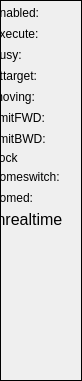
  <widget class="caFrame" name="StatusFrame">
   <property name="geometry">
    <rect>
     <x>232</x>
     <y>30</y>
     <width>82</width>
     <height>381</height>
    </rect>
   </property>
   <property name="minimumSize">
    <size>
     <width>0</width>
     <height>20</height>
    </size>
   </property>
   <property name="frameShape">
    <enum>QFrame::Box</enum>
   </property>
   <widget class="caLabel" name="calabel_65">
    <property name="geometry">
     <rect>
      <x>-7</x>
      <y>130</y>
      <width>69</width>
      <height>18</height>
     </rect>
    </property>
    <property name="minimumSize">
     <size>
      <width>69</width>
      <height>18</height>
     </size>
    </property>
    <property name="text">
     <string>limitBWD:</string>
    </property>
   </widget>
   <widget class="caLabel" name="calabel_56">
    <property name="geometry">
     <rect>
      <x>-7</x>
      <y>25</y>
      <width>69</width>
      <height>18</height>
     </rect>
    </property>
    <property name="minimumSize">
     <size>
      <width>69</width>
      <height>18</height>
     </size>
    </property>
    <property name="text">
     <string>execute:</string>
    </property>
   </widget>
   <widget class="caLabel" name="calabel_52">
    <property name="geometry">
     <rect>
      <x>-7</x>
      <y>4</y>
      <width>69</width>
      <height>18</height>
     </rect>
    </property>
    <property name="minimumSize">
     <size>
      <width>69</width>
      <height>18</height>
     </size>
    </property>
    <property name="text">
     <string>enabled:</string>
    </property>
   </widget>
   <widget class="caLed" name="caled_25">
    <property name="geometry">
     <rect>
      <x>65</x>
      <y>46</y>
      <width>14</width>
      <height>18</height>
     </rect>
    </property>
    <property name="rectangular">
     <bool>true</bool>
    </property>
    <property name="gradientEnabled">
     <bool>false</bool>
    </property>
    <property name="ledWidth">
     <number>12</number>
    </property>
    <property name="ledHeight">
     <number>12</number>
    </property>
    <property name="channel" stdset="0">
     <string notr="true">$(SYS):$(Axis)-Busy</string>
    </property>
    <property name="falseColor">
     <color>
      <red>0</red>
      <green>85</green>
      <blue>0</blue>
     </color>
    </property>
    <property name="trueColor">
     <color>
      <red>170</red>
      <green>0</green>
      <blue>0</blue>
     </color>
    </property>
   </widget>
   <widget class="caLabel" name="calabel_50">
    <property name="geometry">
     <rect>
      <x>-7</x>
      <y>210</y>
      <width>69</width>
      <height>18</height>
     </rect>
    </property>
    <property name="minimumSize">
     <size>
      <width>69</width>
      <height>18</height>
     </size>
    </property>
    <property name="font">
     <font>
      <pointsize>12</pointsize>
     </font>
    </property>
    <property name="text">
     <string>inrealtime:</string>
    </property>
   </widget>
   <widget class="caLed" name="caled_30">
    <property name="geometry">
     <rect>
      <x>65</x>
      <y>168</y>
      <width>14</width>
      <height>18</height>
     </rect>
    </property>
    <property name="rectangular">
     <bool>true</bool>
    </property>
    <property name="gradientEnabled">
     <bool>false</bool>
    </property>
    <property name="ledWidth">
     <number>12</number>
    </property>
    <property name="ledHeight">
     <number>12</number>
    </property>
    <property name="channel" stdset="0">
     <string notr="true">$(SYS):$(Axis)-HomeSwitch</string>
    </property>
    <property name="falseColor">
     <color>
      <red>0</red>
      <green>0</green>
      <blue>127</blue>
     </color>
    </property>
    <property name="trueColor">
     <color>
      <red>0</red>
      <green>85</green>
      <blue>0</blue>
     </color>
    </property>
   </widget>
   <widget class="caLed" name="caled_33">
    <property name="geometry">
     <rect>
      <x>65</x>
      <y>88</y>
      <width>14</width>
      <height>18</height>
     </rect>
    </property>
    <property name="rectangular">
     <bool>true</bool>
    </property>
    <property name="gradientEnabled">
     <bool>false</bool>
    </property>
    <property name="ledWidth">
     <number>12</number>
    </property>
    <property name="ledHeight">
     <number>12</number>
    </property>
    <property name="channel" stdset="0">
     <string notr="true">$(SYS):$(Axis)-Moving</string>
    </property>
    <property name="falseColor">
     <color>
      <red>160</red>
      <green>160</green>
      <blue>160</blue>
     </color>
    </property>
    <property name="trueColor">
     <color>
      <red>0</red>
      <green>0</green>
      <blue>127</blue>
     </color>
    </property>
   </widget>
   <widget class="caLed" name="caled_27">
    <property name="geometry">
     <rect>
      <x>65</x>
      <y>130</y>
      <width>14</width>
      <height>18</height>
     </rect>
    </property>
    <property name="rectangular">
     <bool>true</bool>
    </property>
    <property name="gradientEnabled">
     <bool>false</bool>
    </property>
    <property name="ledWidth">
     <number>12</number>
    </property>
    <property name="ledHeight">
     <number>12</number>
    </property>
    <property name="channel" stdset="0">
     <string notr="true">$(SYS):$(Axis)-LimBwd</string>
    </property>
    <property name="falseColor">
     <color>
      <red>255</red>
      <green>85</green>
      <blue>0</blue>
     </color>
    </property>
    <property name="trueColor">
     <color>
      <red>0</red>
      <green>85</green>
      <blue>0</blue>
     </color>
    </property>
   </widget>
   <widget class="caLabel" name="calabel_66">
    <property name="geometry">
     <rect>
      <x>-7</x>
      <y>168</y>
      <width>69</width>
      <height>18</height>
     </rect>
    </property>
    <property name="minimumSize">
     <size>
      <width>69</width>
      <height>18</height>
     </size>
    </property>
    <property name="text">
     <string>homeswitch:</string>
    </property>
   </widget>
   <widget class="caLabel" name="calabel_53">
    <property name="geometry">
     <rect>
      <x>-7</x>
      <y>88</y>
      <width>69</width>
      <height>18</height>
     </rect>
    </property>
    <property name="minimumSize">
     <size>
      <width>69</width>
      <height>18</height>
     </size>
    </property>
    <property name="text">
     <string>moving:</string>
    </property>
   </widget>
   <widget class="caLed" name="caled_29">
    <property name="geometry">
     <rect>
      <x>65</x>
      <y>67</y>
      <width>14</width>
      <height>18</height>
     </rect>
    </property>
    <property name="rectangular">
     <bool>true</bool>
    </property>
    <property name="gradientEnabled">
     <bool>false</bool>
    </property>
    <property name="ledWidth">
     <number>12</number>
    </property>
    <property name="ledHeight">
     <number>12</number>
    </property>
    <property name="channel" stdset="0">
     <string notr="true">$(SYS):$(Axis)-AtTarget</string>
    </property>
    <property name="falseColor">
     <color>
      <red>160</red>
      <green>160</green>
      <blue>160</blue>
     </color>
    </property>
    <property name="trueColor">
     <color>
      <red>0</red>
      <green>85</green>
      <blue>0</blue>
     </color>
    </property>
   </widget>
   <widget class="caLed" name="caled_24">
    <property name="geometry">
     <rect>
      <x>65</x>
      <y>25</y>
      <width>14</width>
      <height>18</height>
     </rect>
    </property>
    <property name="rectangular">
     <bool>true</bool>
    </property>
    <property name="gradientEnabled">
     <bool>false</bool>
    </property>
    <property name="ledWidth">
     <number>12</number>
    </property>
    <property name="ledHeight">
     <number>12</number>
    </property>
    <property name="channel" stdset="0">
     <string notr="true">$(SYS):$(Axis)-ExeCmd-RB</string>
    </property>
    <property name="falseColor">
     <color>
      <red>160</red>
      <green>160</green>
      <blue>160</blue>
     </color>
    </property>
    <property name="trueColor">
     <color>
      <red>0</red>
      <green>0</green>
      <blue>127</blue>
     </color>
    </property>
   </widget>
   <widget class="caLabel" name="calabel_51">
    <property name="geometry">
     <rect>
      <x>-7</x>
      <y>67</y>
      <width>69</width>
      <height>18</height>
     </rect>
    </property>
    <property name="minimumSize">
     <size>
      <width>69</width>
      <height>18</height>
     </size>
    </property>
    <property name="text">
     <string>attarget:</string>
    </property>
   </widget>
   <widget class="caLed" name="caled_28">
    <property name="geometry">
     <rect>
      <x>65</x>
      <y>210</y>
      <width>14</width>
      <height>18</height>
     </rect>
    </property>
    <property name="rectangular">
     <bool>true</bool>
    </property>
    <property name="gradientEnabled">
     <bool>false</bool>
    </property>
    <property name="ledWidth">
     <number>12</number>
    </property>
    <property name="ledHeight">
     <number>12</number>
    </property>
    <property name="channel" stdset="0">
     <string notr="true">$(SYS):$(Axis)-InRT</string>
    </property>
    <property name="falseColor">
     <color>
      <red>160</red>
      <green>160</green>
      <blue>160</blue>
     </color>
    </property>
    <property name="trueColor">
     <color>
      <red>0</red>
      <green>85</green>
      <blue>0</blue>
     </color>
    </property>
   </widget>
   <widget class="caLabel" name="calabel_55">
    <property name="geometry">
     <rect>
      <x>-7</x>
      <y>46</y>
      <width>69</width>
      <height>18</height>
     </rect>
    </property>
    <property name="minimumSize">
     <size>
      <width>69</width>
      <height>18</height>
     </size>
    </property>
    <property name="text">
     <string>busy:</string>
    </property>
   </widget>
   <widget class="caLed" name="caled_32">
    <property name="geometry">
     <rect>
      <x>65</x>
      <y>109</y>
      <width>14</width>
      <height>18</height>
     </rect>
    </property>
    <property name="rectangular">
     <bool>true</bool>
    </property>
    <property name="gradientEnabled">
     <bool>false</bool>
    </property>
    <property name="ledWidth">
     <number>12</number>
    </property>
    <property name="ledHeight">
     <number>12</number>
    </property>
    <property name="channel" stdset="0">
     <string notr="true">$(SYS):$(Axis)-LimFwd</string>
    </property>
    <property name="falseColor">
     <color>
      <red>255</red>
      <green>85</green>
      <blue>0</blue>
     </color>
    </property>
    <property name="trueColor">
     <color>
      <red>0</red>
      <green>85</green>
      <blue>0</blue>
     </color>
    </property>
   </widget>
   <widget class="caLed" name="caled_31">
    <property name="geometry">
     <rect>
      <x>65</x>
      <y>189</y>
      <width>14</width>
      <height>18</height>
     </rect>
    </property>
    <property name="rectangular">
     <bool>true</bool>
    </property>
    <property name="gradientEnabled">
     <bool>false</bool>
    </property>
    <property name="ledWidth">
     <number>12</number>
    </property>
    <property name="ledHeight">
     <number>12</number>
    </property>
    <property name="channel" stdset="0">
     <string notr="true">$(SYS):$(Axis)-Homed</string>
    </property>
    <property name="falseColor">
     <color>
      <red>160</red>
      <green>160</green>
      <blue>160</blue>
     </color>
    </property>
    <property name="trueColor">
     <color>
      <red>0</red>
      <green>85</green>
      <blue>0</blue>
     </color>
    </property>
   </widget>
   <widget class="caLabel" name="calabel_54">
    <property name="geometry">
     <rect>
      <x>-7</x>
      <y>189</y>
      <width>69</width>
      <height>18</height>
     </rect>
    </property>
    <property name="minimumSize">
     <size>
      <width>69</width>
      <height>18</height>
     </size>
    </property>
    <property name="text">
     <string>homed:</string>
    </property>
   </widget>
   <widget class="caLabel" name="calabel_49">
    <property name="geometry">
     <rect>
      <x>-7</x>
      <y>109</y>
      <width>69</width>
      <height>18</height>
     </rect>
    </property>
    <property name="minimumSize">
     <size>
      <width>69</width>
      <height>18</height>
     </size>
    </property>
    <property name="text">
     <string>limitFWD:</string>
    </property>
   </widget>
   <widget class="caLed" name="caled_26">
    <property name="geometry">
     <rect>
      <x>65</x>
      <y>4</y>
      <width>14</width>
      <height>18</height>
     </rect>
    </property>
    <property name="rectangular">
     <bool>true</bool>
    </property>
    <property name="gradientEnabled">
     <bool>false</bool>
    </property>
    <property name="ledWidth">
     <number>12</number>
    </property>
    <property name="ledHeight">
     <number>12</number>
    </property>
    <property name="channel" stdset="0">
     <string notr="true">$(SYS):$(Axis)-EnaCmd-RB</string>
    </property>
    <property name="falseColor">
     <color>
      <red>160</red>
      <green>160</green>
      <blue>160</blue>
     </color>
    </property>
    <property name="trueColor">
     <color>
      <red>0</red>
      <green>85</green>
      <blue>0</blue>
     </color>
    </property>
   </widget>
   <widget class="caLabel" name="calabel_61">
    <property name="geometry">
     <rect>
      <x>-7</x>
      <y>149</y>
      <width>69</width>
      <height>18</height>
     </rect>
    </property>
    <property name="minimumSize">
     <size>
      <width>69</width>
      <height>18</height>
     </size>
    </property>
    <property name="text">
     <string>Ilock</string>
    </property>
   </widget>
   <widget class="caLed" name="caled_34">
    <property name="geometry">
     <rect>
      <x>65</x>
      <y>149</y>
      <width>14</width>
      <height>18</height>
     </rect>
    </property>
    <property name="rectangular">
     <bool>true</bool>
    </property>
    <property name="gradientEnabled">
     <bool>false</bool>
    </property>
    <property name="ledWidth">
     <number>12</number>
    </property>
    <property name="ledHeight">
     <number>12</number>
    </property>
    <property name="channel" stdset="0">
     <string notr="true">$(SYS):$(Axis)-LastIlock</string>
    </property>
    <property name="falseColor">
     <color>
      <red>0</red>
      <green>85</green>
      <blue>0</blue>
     </color>
    </property>
    <property name="trueColor">
     <color>
      <red>255</red>
      <green>0</green>
      <blue>0</blue>
     </color>
    </property>
    <property name="undefinedColor">
     <color>
      <red>255</red>
      <green>0</green>
      <blue>0</blue>
     </color>
    </property>
   </widget>
  </widget>
